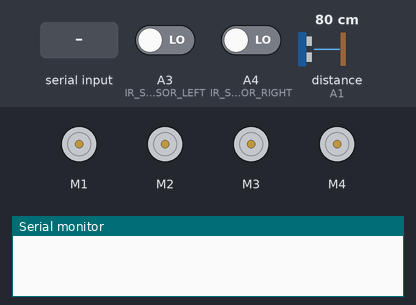
Bench run of a sketch on a simulated Arduino Uno, built with avr-gcc and run on an emulated ATmega328P. Shown: 4 × DC motor (green arrow = forward, orange = backward, longer = faster), the last lines printed to the serial monitor. Inputs (shaded band) come from the test bench; at power-on: A3 (IR_SENSOR_LEFT) LOW, A4 (IR_SENSOR_RIGHT) LOW, distance to the obstacle (sensor on A1) 80 cm. The echo pulse lasts 58.3 µs per cm.

Above: at 1.2 s.
1.3 s: "H" received over the second serial link
2.8 s: "F" received over the second serial link
At 3.4 s:
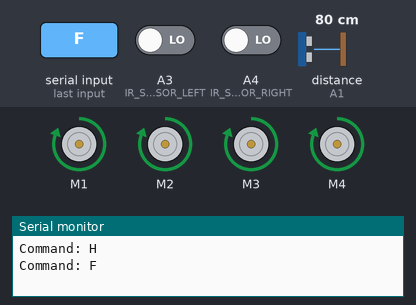
4.4 s: "B" received over the second serial link
At 5.7 s:
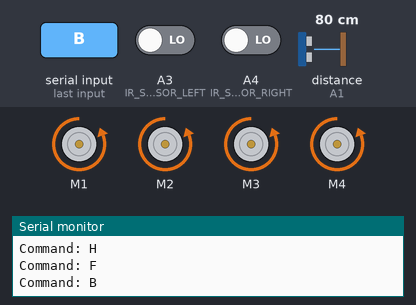
6.0 s: "L" received over the second serial link
At 6.9 s:
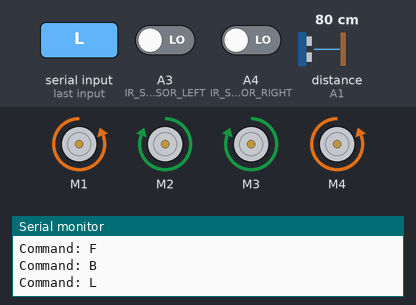
7.6 s: "R" received over the second serial link
At 8.1 s:
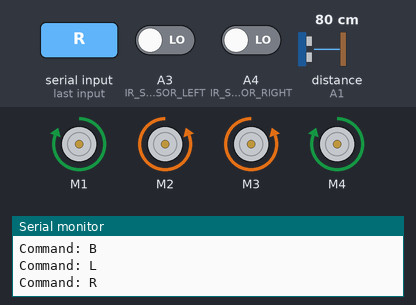
9.2 s: "S" received over the second serial link
At 10.7 s:
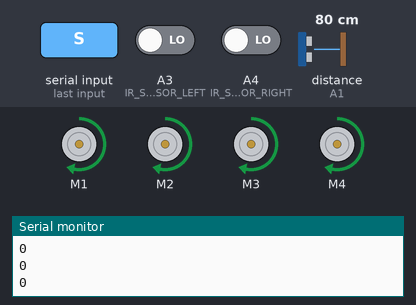
Timing chart, 0 to 11.8 s (numbered marks = the images above; inputs shaded):
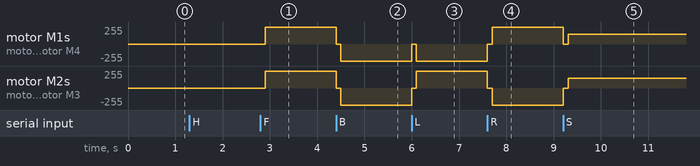

Measured:
- after the input at 2.8 s, motor M1–4: stopped → forward 255/255 after 0.10 s
- after the input at 4.4 s, motor M1–4: forward 255/255 → stopped at once, → backward 255/255 0.10 s later
- after the input at 6.0 s, motor M1, motor M4: backward 255/255 → stopped at once, → backward 255/255 0.10 s later; motor M2, motor M3: backward 255/255 → stopped at once, → forward 255/255 0.10 s later
- after the input at 7.6 s, motor M1, motor M4: backward 255/255 → stopped at once, → forward 255/255 0.10 s later; motor M2, motor M3: forward 255/255 → stopped at once, → backward 255/255 0.10 s later
- after the input at 9.2 s, motor M1, motor M4: forward 255/255 → stopped at once, → forward 150/255 0.11 s later; motor M2, motor M3: backward 255/255 → stopped at once, → forward 150/255 0.11 s later

The sketch:

UNO_Code.ino
```cpp
#include <AFMotor.h>
#include <SoftwareSerial.h>

// Define pins for the ultrasonic sensor
#define TRIG_PIN A2
#define ECHO_PIN A1

// Define pins for the IR Sensors
#define IR_SENSOR_RIGHT A4
#define IR_SENSOR_LEFT  A3

// Speed profiles
const int HIGH_SPEED = 255;
const int MEDIUM_SPEED = 170;
const int LOW_SPEED = 100;
int SPEED = MEDIUM_SPEED;

// Stopping distances
const int STOP_DISTANCE_HIGH_SPEED = 25;
const int STOP_DISTANCE_MEDIUM_SPEED = 15;
const int STOP_DISTANCE_LOW_SPEED = 10;

// Line detection thresholds
const int IR_THRESHOLD = 500; // Adjust based on calibration
const int IR_NO_LINE_THRESHOLD = 100; // Value below which line is not detected

SoftwareSerial HC05(9, 10); // RX, TX
AF_DCMotor motor1(1);
AF_DCMotor motor2(2);
AF_DCMotor motor3(3);
AF_DCMotor motor4(4);

char command;
bool selfDrivingEnabled = false;

void setup() {
  pinMode(TRIG_PIN, OUTPUT);
  pinMode(ECHO_PIN, INPUT);
  pinMode(IR_SENSOR_RIGHT, INPUT);
  pinMode(IR_SENSOR_LEFT, INPUT);

  Serial.begin(9600);
  HC05.begin(9600);
}

void loop() {
  static unsigned long lastCheckTime = 0;
  unsigned long currentTime = millis();


  // Handle Bluetooth commands
  if (HC05.available() > 0) {
    command = HC05.read();
    stop();

    Serial.print("Command: ");
    Serial.println(command);

      switch (command) {
        case 'H':
          SPEED = HIGH_SPEED;
          break;
        case 'M':
          SPEED = MEDIUM_SPEED;
          break;
        case 'N':
          SPEED = LOW_SPEED;
          break;
        case 'F':
          forward(SPEED);
          break;
        case 'B':
          back(SPEED);
          break;
        case 'L':
          left(SPEED);
          break;
        case 'R':
          right(SPEED);
          break;
        case 'S':
          selfDrivingEnabled = true;
          break;
        case 'X':
          selfDrivingEnabled = false;
          break;
      }
    if (currentTime - lastCheckTime >= 50) {
      lastCheckTime = currentTime;
      int obstacleDistance = getDistance();
      int stopDistance = getStopDistance();
      if ((obstacleDistance <= stopDistance) && (obstacleDistance != 0)) {
        stop();
        Serial.print("Obstacle detected at: ");
        Serial.println(obstacleDistance);
        return;
      }
    }
  }

  //Self-driving mode
  if (selfDrivingEnabled) {
    self_Drive(SPEED);
  }
}

void forward(int CAR_SPEED) {
  motor1.setSpeed(CAR_SPEED);
  motor1.run(FORWARD);
  motor2.setSpeed(CAR_SPEED);
  motor2.run(FORWARD);
  motor3.setSpeed(CAR_SPEED);
  motor3.run(FORWARD);
  motor4.setSpeed(CAR_SPEED);
  motor4.run(FORWARD);
}

void back(int CAR_SPEED) {
  motor1.setSpeed(CAR_SPEED);
  motor1.run(BACKWARD);
  motor2.setSpeed(CAR_SPEED);
  motor2.run(BACKWARD);
  motor3.setSpeed(CAR_SPEED);
  motor3.run(BACKWARD);
  motor4.setSpeed(CAR_SPEED);
  motor4.run(BACKWARD);
}

void left(int CAR_SPEED) {
  motor1.setSpeed(CAR_SPEED);
  motor1.run(BACKWARD);
  motor2.setSpeed(CAR_SPEED);
  motor2.run(FORWARD);
  motor3.setSpeed(CAR_SPEED);
  motor3.run(FORWARD);
  motor4.setSpeed(CAR_SPEED);
  motor4.run(BACKWARD);
}

void right(int CAR_SPEED) {
  motor1.setSpeed(CAR_SPEED);
  motor1.run(FORWARD);
  motor2.setSpeed(CAR_SPEED);
  motor2.run(BACKWARD);
  motor3.setSpeed(CAR_SPEED);
  motor3.run(BACKWARD);
  motor4.setSpeed(CAR_SPEED);
  motor4.run(FORWARD);
}

void stop() {
  motor1.run(RELEASE);
  motor2.run(RELEASE);
  motor3.run(RELEASE);
  motor4.run(RELEASE);
  delay(100); // Ensure full stop
}

int getDistance() {
  pinMode(TRIG_PIN, OUTPUT);
  pinMode(ECHO_PIN, INPUT);

  digitalWrite(TRIG_PIN, LOW);
  delayMicroseconds(2);
  digitalWrite(TRIG_PIN, HIGH);
  delayMicroseconds(10);
  digitalWrite(TRIG_PIN, LOW);

  long duration = pulseIn(ECHO_PIN, HIGH);
  return duration * 0.034 / 2;
}


int getStopDistance() {
  if (SPEED == HIGH_SPEED) return STOP_DISTANCE_HIGH_SPEED;
  if (SPEED == MEDIUM_SPEED) return STOP_DISTANCE_MEDIUM_SPEED;
  return STOP_DISTANCE_LOW_SPEED;
}

void self_Drive(int CAR_SPEED) {
  if(command != 'S'){
    return;
  }
  else{
    Serial.println(digitalRead(IR_SENSOR_LEFT));
    Serial.println(digitalRead(IR_SENSOR_RIGHT));

  //line detected by both
  if(digitalRead(IR_SENSOR_LEFT)==0 && digitalRead(IR_SENSOR_RIGHT)==0){
    //Forward
    motor1.run(FORWARD);
    motor1.setSpeed(150);
    motor2.run(FORWARD);
    motor2.setSpeed(150);
    motor3.run(FORWARD);
    motor3.setSpeed(150);
    motor4.run(FORWARD);
    motor4.setSpeed(150);
  }
  //line detected by left sensor
  else if(digitalRead(IR_SENSOR_LEFT)==0 && !analogRead(IR_SENSOR_RIGHT)==0){
    //turn left
    motor1.run(FORWARD);
    motor1.setSpeed(200);
    motor2.run(BACKWARD);
    motor2.setSpeed(200);
    motor3.run(BACKWARD);
    motor3.setSpeed(200);
    motor4.run(FORWARD);
    motor4.setSpeed(200);

  }
  //line detected by right sensor
  else if(!digitalRead(IR_SENSOR_LEFT)==0 && digitalRead(IR_SENSOR_RIGHT)==0){
    //turn right
    motor1.run(BACKWARD);
    motor1.setSpeed(200);
    motor2.run(FORWARD);
    motor2.setSpeed(200);
    motor3.run(FORWARD);
    motor3.setSpeed(200);
    motor4.run(BACKWARD);
    motor4.setSpeed(200);

  }
  //line detected by none
  else if(!digitalRead(IR_SENSOR_LEFT)==0 && !digitalRead(IR_SENSOR_RIGHT)==0){
    //stop
    motor1.run(RELEASE);
    motor1.setSpeed(0);
    motor2.run(RELEASE);
    motor2.setSpeed(0);
    motor3.run(RELEASE);
    motor3.setSpeed(0);
    motor4.run(RELEASE);
    motor4.setSpeed(0);

  }
  }

}
```
